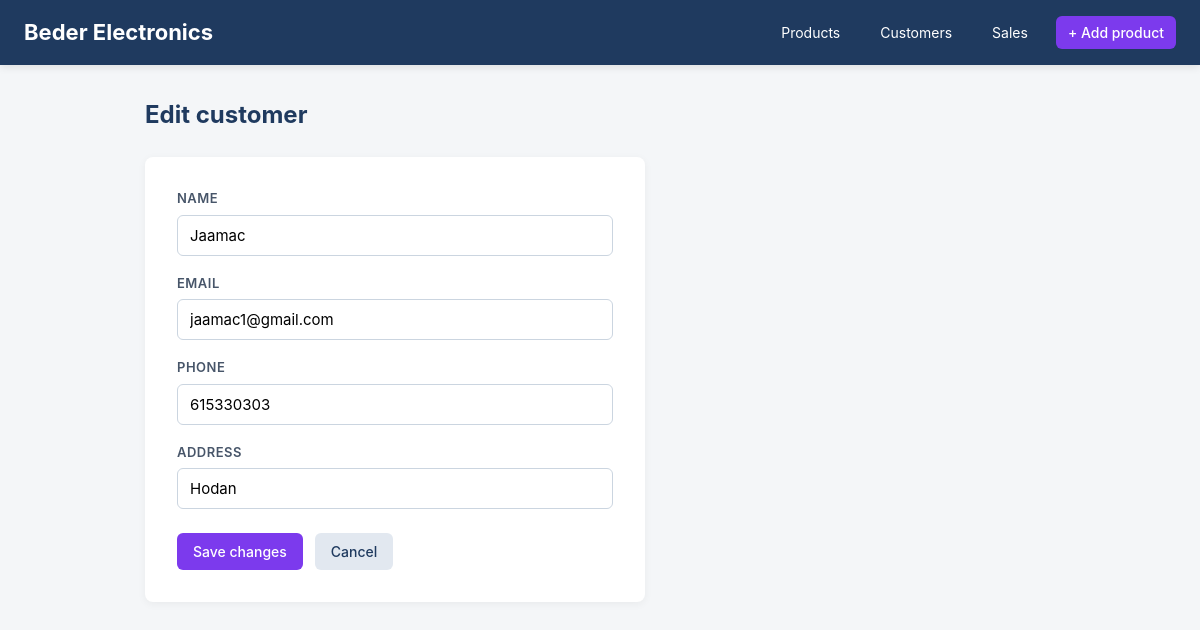
The app's page /edit_customer.php?id=3 with its own data.
### tables this page shows
CREATE TABLE customers (
        id INTEGER PRIMARY KEY AUTOINCREMENT,
        name TEXT NOT NULL,
        email TEXT NOT NULL,
        phone TEXT,
        address TEXT,
        created_at TEXT NOT NULL DEFAULT CURRENT_TIMESTAMP
    );

### edit_customer.php (the view, shortened to what this page needs)
<?php
require_once "database.php";
$id = (int) ($_GET["id"] ?? 0);
$stmt = $db->prepare("SELECT * FROM customers WHERE id = :id");
$stmt->execute(["id" => $id]);
$customer = $stmt->fetch(PDO::FETCH_ASSOC);
require_once "header.php";
?>
<h2 class="page-title">Edit customer</h2>
<div class="form-card">
    <form action="update_customer.php" method="POST">
        <div class="form-group">
            <label for="name">Name</label>
            <input type="text" id="name" name="name"
                   value="<?= htmlspecialchars($customer["name"]) ?>" required>
        </div>
        <div class="form-group">
            <label for="email">Email</label>
            <input type="email" id="email" name="email"
                   value="<?= htmlspecialchars($customer["email"]) ?>" required>
        </div>
        <div class="form-group">
            <label for="phone">Phone</label>
            <input type="text" id="phone" name="phone"
                   value="<?= htmlspecialchars($customer["phone"] ?? "") ?>">
        </div>
        <div class="form-group">
            <label for="address">Address</label>
            <input type="text" id="address" name="address"
                   value="<?= htmlspecialchars($customer["address"] ?? "") ?>">
        </div>
        <div class="form-actions">
            <button type="submit" class="btn btn--primary">Save changes</button>
            <a href="customers.php" class="btn btn--secondary">Cancel</a>
        </div>
    </form>
</div>
<?php require_once "footer.php"; ?>

### style.css (style rules this page uses)
* { box-sizing: border-box; }
body { margin: 0; font-family: -apple-system, BlinkMacSystemFont, "Segoe UI", Roboto, sans-serif; background-color: #f4f6f8; color: #1a1a1a; line-height: 1.5; }
.page-title { font-size: 24px; margin: 0 0 24px 0; color: #1F3A5F; }
.btn { display: inline-block; padding: 8px 16px; border-radius: 6px; text-decoration: none; font-size: 14px; font-weight: 500; cursor: pointer; border: none; font-family: inherit; }
.btn--primary { background-color: #7C3AED; color: white; }
.btn--secondary { background-color: #e2e8f0; color: #1F3A5F; }
.form-card { background: white; padding: 32px; border-radius: 8px; box-shadow: 0 2px 8px rgba(0, 0, 0, 0.05); max-width: 500px; }
.form-group { margin-bottom: 18px; }
.form-group label { display: block; font-size: 13px; font-weight: 600; color: #475569; margin-bottom: 6px; text-transform: uppercase; letter-spacing: 0.5px; }
.form-group input, .form-group select { width: 100%; padding: 10px 12px; border: 1px solid #cbd5e0; border-radius: 6px; font-size: 15px; font-family: inherit; }
.form-actions { margin-top: 24px; display: flex; gap: 12px; }

### records on screen
customers: name "Jaamac", email "jaamac1@gmail.com", phone "615330303", address "Hodan"
